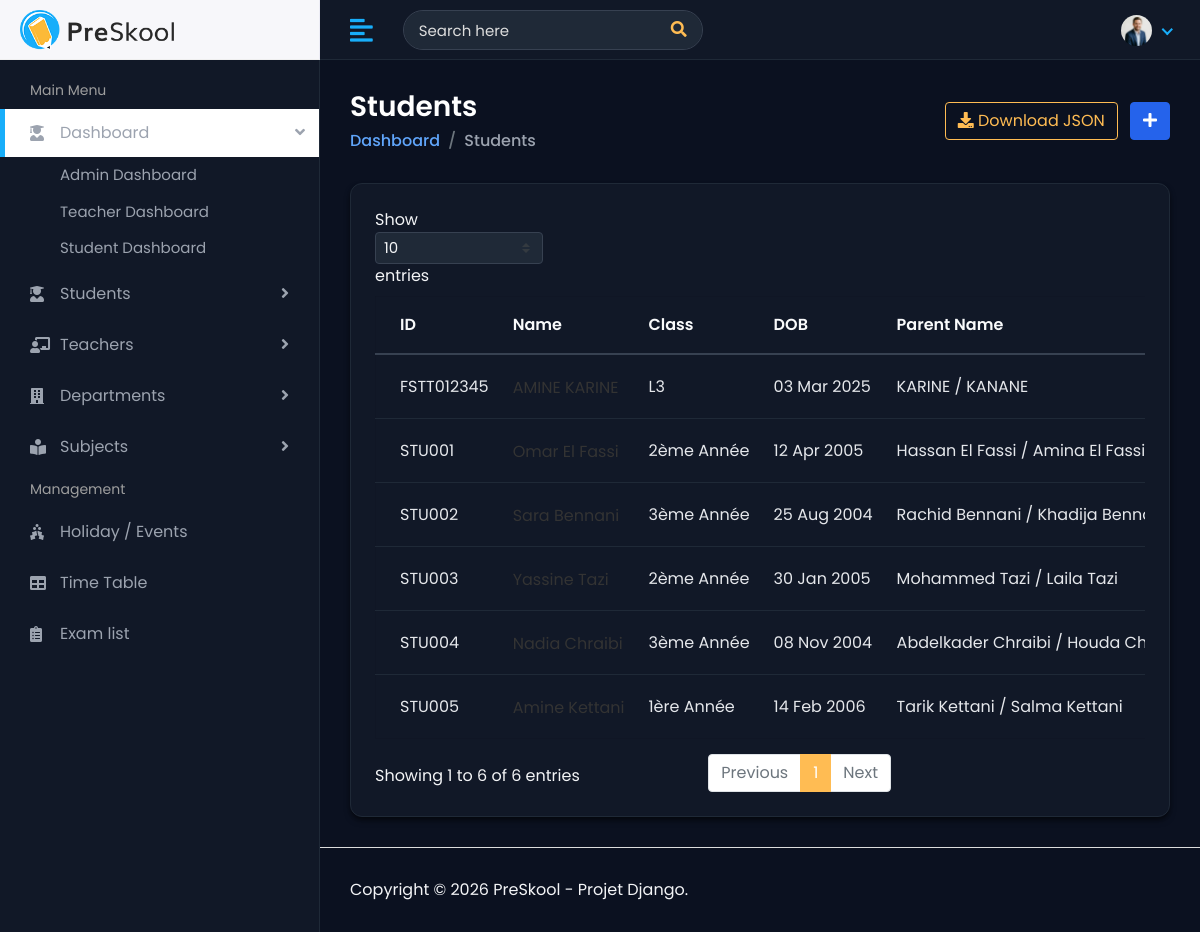
The page /student/ (signed in) on the database its author committed.
### student/models.py (models this page shows, shortened)
class Student(models.Model):
    first_name = models.CharField(max_length=100)
    last_name = models.CharField(max_length=100)
    student_id = models.CharField(max_length=20)
    gender = models.CharField(max_length=10, choices=[('Male','Male'), ('Female','Female')])
    date_of_birth = models.DateField()
    student_class = models.CharField(max_length=50)
    joining_date = models.DateField()
    mobile_number = models.CharField(max_length=15)
    admission_number = models.CharField(max_length=20)
    section = models.CharField(max_length=10)
    student_image = models.ImageField(upload_to='students/', blank=True)
    parent = models.OneToOneField(Parent, on_delete=models.CASCADE)

class Parent(models.Model):
    father_name = models.CharField(max_length=100)
    father_occupation = models.CharField(max_length=100, blank=True)
    father_mobile = models.CharField(max_length=15)
    father_email = models.EmailField(max_length=100)
    mother_name = models.CharField(max_length=100)
    mother_occupation = models.CharField(max_length=100, blank=True)
    mother_mobile = models.CharField(max_length=15)
    mother_email = models.EmailField(max_length=100)
    present_address = models.TextField()
    permanent_address = models.TextField()

### student/views.py (the view)
# urls.py: path('', views.student_list, name='student_list'),
@login_required
def student_list(request):
    students = Student.objects.all()
    return render(request, 'students/students.html', {'student_list': students})

### templates/students/students.html (shortened to what this page needs)
{% extends 'Home/base.html' %}
{% load static %}
{% block body %}
         <div class="page-wrapper">
            <div class="content container-fluid">
               <div class="page-header">
                  <div class="row align-items-center">
                     <div class="col">
                        <h3 class="page-title">Students</h3>
                        <ul class="breadcrumb">
                           <li class="breadcrumb-item"><a href="">Dashboard</a></li>
                           <li class="breadcrumb-item active">Students</li>
                        </ul>
                     </div>
                     <div class="col-auto text-right float-right ml-auto">
                        <a href="{% url 'export_students_json' %}" class="btn btn-outline-primary mr-2" download="students.json"><i class="fas fa-download"></i> Download JSON</a>
                        <a href="{% url 'add_student' %}" class="btn btn-primary"><i class="fas fa-plus"></i></a>
                     </div>
                  </div>
               </div>
               <div class="row">
                  <div class="col-sm-12">
                     <div class="card card-table">
                        <div class="card-body">
                           <div class="table-responsive">
                              <table class="table table-hover table-center mb-0 datatable">
                                 <thead>
                                    <tr>
                                       <th>ID</th>
                                       <th>Name</th>
                                       <th>Class</th>
                                       <th>DOB</th>
                                       <th>Parent Name</th>
                                    </tr>
                                 </thead>
                                 <tbody>
                                    {% for student in student_list %}
                                    <tr>
                                       <td>{{ student.student_id}}</td>
                                       <td>
                                          <h2 class="table-avatar">
                                             <a href="{% url 'view_student' student.student_id %}">{{ student.first_name }} {{ student.last_name}}</a>
                                          </h2>
                                       </td>
                                       <td>{{ student.student_class }}</td>
                                       <td>{{ student.date_of_birth|date:"d M Y" }}</td>
                                       <td>{{ student.parent.father_name }} / {{ student.parent.mother_name }}</td>
                                    </tr>
                                    {% endfor %}
                                 </tbody>
                              </table>
                           </div>
                        </div>
                     </div>
                  </div>
               </div>
            </div>
            <footer>
               <p>Copyright © 2026 PreSkool - Projet Django.</p>
            </footer>
         </div>
      </div>
   </body>
</html>
{% endblock %}

### templates/Home/base.html (shortened to what this page needs)
{% load static %}
<!DOCTYPE html>
<html lang="en">
   <head>
      <link rel="stylesheet" href="{%static 'assets/plugins/bootstrap/css/bootstrap.min.css' %}">
      <link rel="stylesheet" href="{%static 'assets/plugins/fontawesome/css/fontawesome.min.css' %}">
      <link rel="stylesheet" href="{%static 'assets/plugins/fontawesome/css/all.min.css' %}">
      <link rel="stylesheet" href="{%static 'assets/css/style.css' %}">
   </head>
   <body>
      <div class="main-wrapper">
         <div class="header">
            <div class="header-left">
               <a href="{% url 'dashboard' %}" class="logo">
               <img src="{%static 'assets/img/logo.png' %}" alt="Logo">
               </a>
            </div>
            <a href="javascript:void(0);" id="toggle_btn">
            <i class="fas fa-align-left"></i>
            </a>
            <div class="top-nav-search">
               <form>
                  <input type="text" class="form-control" placeholder="Search here">
                  <button class="btn" type="submit"><i class="fas fa-search"></i></button>
               </form>
            </div>
            <ul class="nav user-menu">
               <li class="nav-item dropdown noti-dropdown">
                  <a href="#" class="dropdown-toggle nav-link" data-toggle="dropdown">
                  </a>
               </li>
               <li class="nav-item dropdown has-arrow">
                  <a href="#" class="dropdown-toggle nav-link" data-toggle="dropdown">
                  <span class="user-img"><img class="rounded-circle" src="{%static 'assets/img/profiles/avatar-01.jpg'%}" width="31" alt="Ryan Taylor"></span>
                  </a>
               </li>
            </ul>
         </div>
         <div class="sidebar" id="sidebar">
            <div class="sidebar-inner slimscroll">
               <div id="sidebar-menu" class="sidebar-menu">
                  <ul>
                     <li class="menu-title">
                        <span>Main Menu</span>
                     </li>
                     <li class="submenu active">
                        <a href="#"><i class="fas fa-user-graduate"></i> <span> Dashboard</span> <span class="menu-arrow"></span></a>
                        <ul>
                           <li><a href="{% url 'dashboard' %}" class="active">Admin Dashboard</a></li>
                           <li><a href="{% url 'dashboard' %}">Teacher Dashboard</a></li>
                           <li><a href="{% url 'dashboard' %}">Student Dashboard</a></li>
                        </ul>
                     </li>
                     <li class="submenu">
                        <a href="#"><i class="fas fa-user-graduate"></i> <span> Students</span> <span class="menu-arrow"></span></a>
                     </li>
                     <li class="submenu">
                        <a href="#"><i class="fas fa-chalkboard-teacher"></i> <span> Teachers</span> <span class="menu-arrow"></span></a>
                     </li>
                     <li class="submenu">
                        <a href="#"><i class="fas fa-building"></i> <span> Departments</span> <span class="menu-arrow"></span></a>
                     </li>
                     <li class="submenu">
                        <a href="#"><i class="fas fa-book-reader"></i> <span> Subjects</span> <span class="menu-arrow"></span></a>
                     </li>
                     <li class="menu-title">
                        <span>Management</span>
                     </li>
                     <li>
                        <a href="/admin/faculty/holiday/"><i class="fas fa-holly-berry"></i> <span>Holiday / Events</span></a>
                     </li>
                     <li>
                        <a href="/admin/faculty/timetable/"><i class="fas fa-table"></i> <span>Time Table</span></a>
                     </li>
                     <li>
                        <a href="/admin/faculty/exam/"><i class="fas fa-clipboard-list"></i> <span>Exam list</span></a>
                     </li>
                  </ul>
               </div>
            </div>
         </div>
         {% block body %}
         {% endblock %}
  </body>
  </html>

### templates/Home/base.html (style rules this page uses)
body, .main-wrapper, .page-wrapper { background-color: #0B1120 !important; color: #F3F4F6 !important; }
.header, .sidebar, .sidebar-inner, .card, .loginbox, .login-right { background-color: #111827 !important; border-color: #1F2937 !important; color: #F3F4F6 !important; }
h1, h2, h3, h4, h5, h6, .card-title, .page-title, .feed-text1 a { color: #FFFFFF !important; }
.sidebar-menu ul li a { color: #9CA3AF !important; transition: all 0.3s ease; }
.form-control { background-color: #1F2937 !important; border: 1px solid #374151 !important; color: #F3F4F6 !important; }
.table { color: #E5E7EB !important; }
.table thead th { color: #F9FAFB !important; border-bottom: 2px solid #374151 !important; }
.table td { border-top: 1px solid #1F2937 !important; }
.btn-primary, .btn-info { background-color: #2563EB !important; border-color: #2563EB !important; transition: all 0.3s ease; }
.breadcrumb-item a { color: #60A5FA !important; }
.breadcrumb-item.active { color: #9CA3AF !important; }
.card { box-shadow: 0 4px 6px -1px rgba(0, 0, 0, 0.5), 0 2px 4px -1px rgba(0, 0, 0, 0.3) !important; border: 1px solid #1F2937 !important; border-radius: 12px !important; }

### rows shown on the page
Student: student_id "STU001", first_name "Omar", last_name "El Fassi", student_class "2ème Année", date_of_birth "12 Apr 2005", parent.father_name "Hassan El Fassi", parent.mother_name "Amina El Fassi"
Student: student_id "STU002", first_name "Sara", last_name "Bennani", student_class "3ème Année", date_of_birth "25 Aug 2004", parent.father_name "Rachid Bennani", parent.mother_name "Khadija…"
Student: student_id "STU003", first_name "Yassine", last_name "Tazi", student_class "2ème Année", date_of_birth "30 Jan 2005", parent.father_name "Mohammed Tazi", parent.mother_name "Laila Tazi"
Student: student_id "STU004", first_name "Nadia", last_name "Chraibi", student_class "3ème Année", date_of_birth "08 Nov 2004", parent.father_name "Abdelkader Chraibi", parent.mother_name "Houda…"
Student: student_id "STU005", first_name "Amine", last_name "Kettani", student_class "1ère Année", date_of_birth "14 Feb 2006", parent.father_name "Tarik Kettani", parent.mother_name "Salma Kettani"
Student: student_id "FSTT012345", first_name "AMINE", last_name "KARINE", student_class "L3", date_of_birth "03 Mar 2025", parent.father_name "KARINE", parent.mother_name "KANANE"
